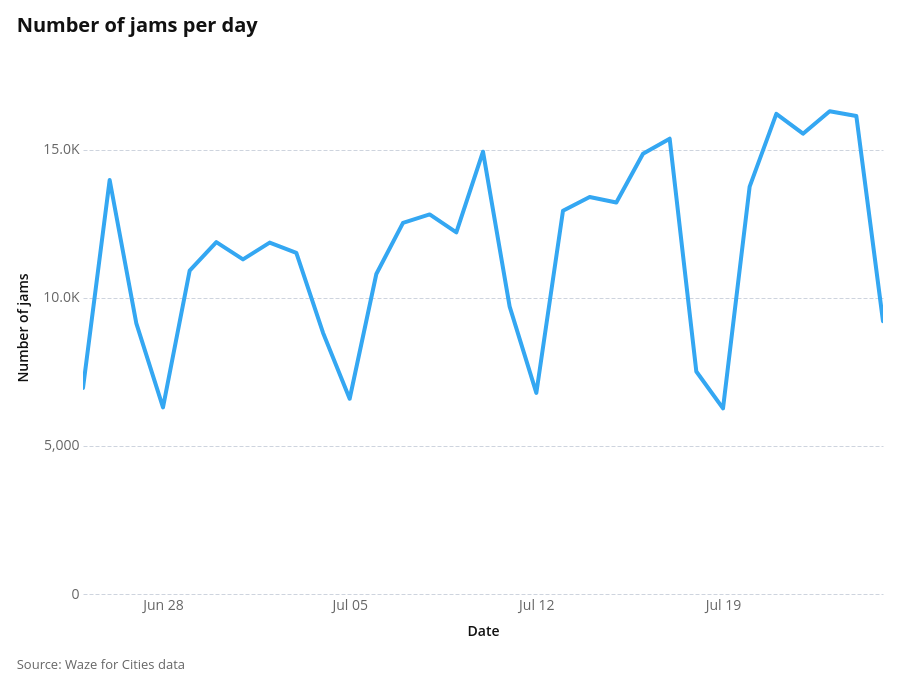
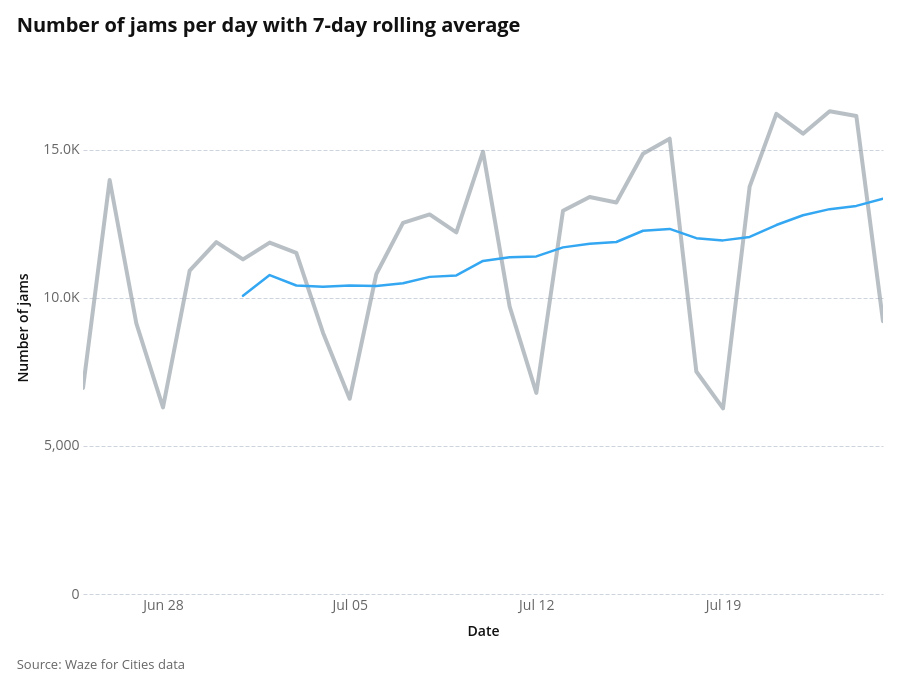
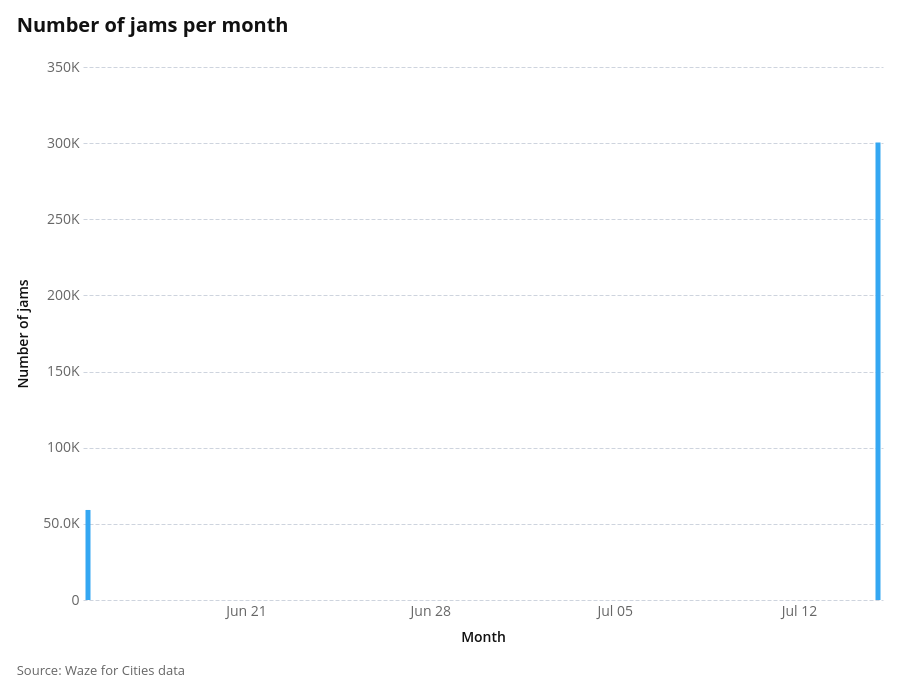
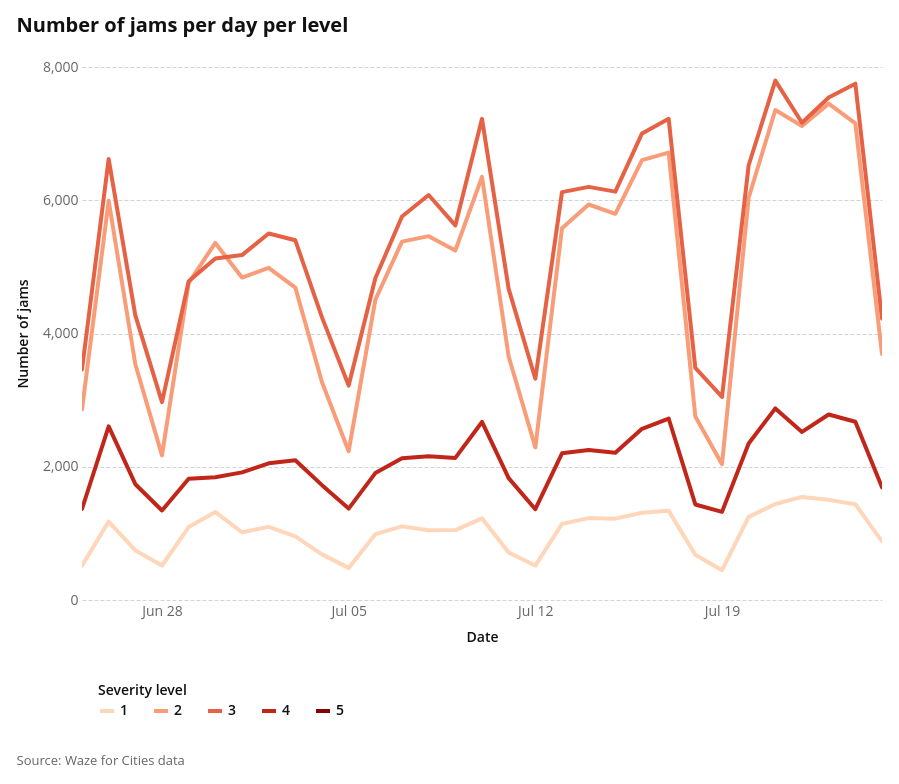

Write notebook code for charts like these, in order.
### Code cell
reports.run_basic_report(ddf, start_date='2026-06-25', end_date='2026-07-25')
